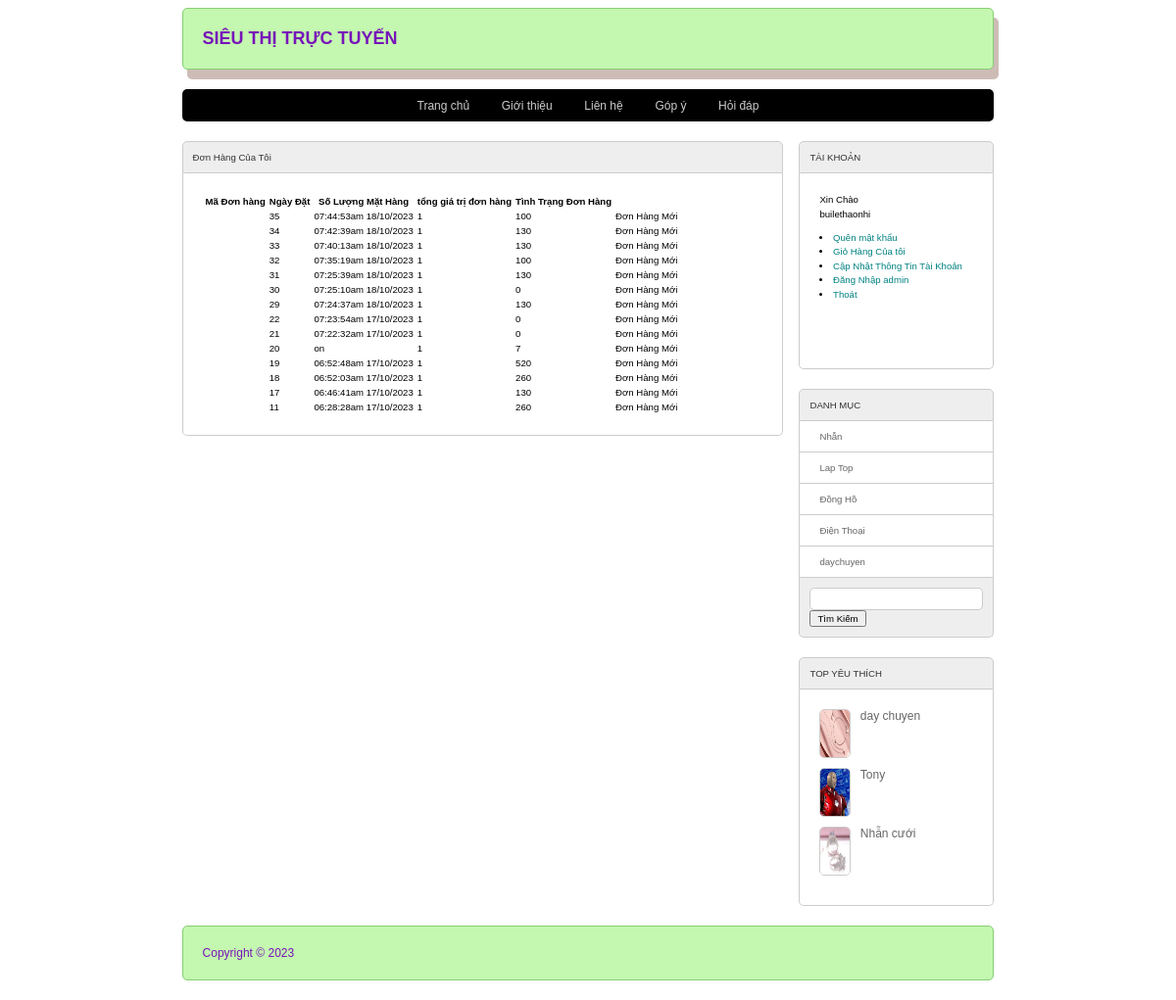
Screenshot of /index.php?act=mybill (signed in) with the database file from the repository.
### tables this page shows
CREATE TABLE `bill` (
  `id` int(10) NOT NULL,
  `iduser` int(10) DEFAULT 0,
  `bill_name` varchar(255) NOT NULL,
  `bill_addres` varchar(255) NOT NULL,
  `bill_tel` varchar(50) NOT NULL,
  `bill_email` varchar(100) NOT NULL,
  `bill_pttt` tinyint(1) NOT NULL DEFAULT 1,
  `ngaydathang` varchar(50) DEFAULT NULL,
  `total` int(10) NOT NULL DEFAULT 0,
  `bill_status` tinyint(1) DEFAULT 0,
  `receive_name` varchar(255) DEFAULT NULL,
  `receive_addres` varchar(255) DEFAULT NULL,
  `receive_tel` varchar(50) DEFAULT NULL
);

CREATE TABLE `danhmuc` (
  `id` int(11) NOT NULL,
  `name` varchar(255) NOT NULL
);

CREATE TABLE `sanpham` (
  `id` int(11) NOT NULL,
  `name` varchar(255) NOT NULL,
  `price` int(10) DEFAULT 0,
  `img` varchar(255) DEFAULT NULL,
  `mota` text DEFAULT NULL,
  `luotxem` int(11) DEFAULT 0,
  `iddm` int(11) NOT NULL
);

### admin/model/pdo.php (called while the page is built, shortened)
<?php
function pdo_get_connection(){
    $dburl = "mysql:host=localhost;dbname=xxshop;charset=utf8";
    $username = 'root';
    $password = '';
    $conn = new PDO($dburl, $username, $password);
    $conn->setAttribute(PDO::ATTR_ERRMODE, PDO::ERRMODE_EXCEPTION);
    return $conn;
}
function pdo_query($sql){
    $sql_args = array_slice(func_get_args(), 1);
    try{
        $conn = pdo_get_connection();
        $stmt = $conn->prepare($sql);
        $stmt->execute($sql_args);
        $rows = $stmt->fetchAll();
        return $rows;
    }
    catch(PDOException $e){
        throw $e;
    }
    finally{
        unset($conn);
    }
}

### admin/model/cart.php (called while the page is built, shortened)
<?php
    function loadall_cart_count($idbill){
        $sql="select * from cart where id=".$idbill;
        $bill=pdo_query($sql);
        return sizeof($bill);
    }
    function loadall_bill2(){
        $sql="select * from bill order by id desc";
        $listbinhluan=pdo_query($sql);
        return $listbinhluan;
    }
    function get_ttdh($n){
        switch ($n) {
            case '0':
                $tt = " Đơn Hàng Mới";
                break;
        }
        return $tt;
    }
?>

### admin/model/danhmuc.php (called while the page is built, shortened)
<?php
function loadall_danhmuc(){
    $sql="select * from danhmuc order by id desc";
    $listdanhmuc=pdo_query($sql);
    return $listdanhmuc;
}
?>

### admin/model/sanpham.php (called while the page is built, shortened)
<?php
function loadall_sanpham_home(){
    $sql="select * from sanpham where 1 order by id desc limit 0,9";
    $listsanpham=pdo_query($sql);
    return $listsanpham;
}
function loadall_sanpham_top10(){
    $sql="select * from sanpham where 1 order by luotxem desc limit 0,10";
    $listsanpham=pdo_query($sql);
    return $listsanpham;
}
?>

### global.php (called while the page is built)
<?php
    $img_path="upload/";
?>

### view/cart/mybill.php (the view)
<div class="row mb">
            <div class="boxtrai mr ">
                <div class="row mb">
                <div class="boxtitle">Đơn Hàng Của Tôi</div>
                    <div class="boxcontent row ">
                        <table>
                          <tr>
                            <th>Mã Đơn hàng</th>
                            <th>Ngày Đặt</th>
                            <th>Số Lượng Mặt Hàng</th>
                            <th>tổng giá trị đơn hàng</th>
                            <th>Tình Trạng Đơn Hàng</th>
                          </tr>
                          <?php
                            if(is_array($listbill)){
                                foreach($listbill as $bill){
                                    extract($bill);
                                    $ttdh=get_ttdh($bill['bill_status']);
                                    $count=loadall_cart_count($bill['id']);
                                    echo '<tr>
                                        <td></td>
                                        <td>'.$bill["id"].'</td>
                                        <td>'.$bill["ngaydathang"].'</td>
                                        <td>'.$count.'</td>
                                        <td>'.$bill["total"].'</td>
                                        <td>'.$ttdh.'</td>
                                    </tr>';
                                }
                            }
                          ?>
                        </table>
                    </div>
                </div>
            </div>
            <div class="boxphai">
            <?php  include "view/boxright.php";?>
            </div>
        </div>

### view/boxright.php (shortened to what this page needs)
<div class="row mb ">
                    <div class="boxtitle">TÀI KHOẢN</div>
                    <div class="boxcontent formtaikhoan">
                        <?php
                            if(isset($_SESSION['user'])){
                                extract($_SESSION['user']);
                                ?>
                             <div class="row mb10">
                                Xin Chào <br>
                                <?=$user?>
                            </div>
                            <div class="row mb10">
                            <li><a href="index.php?act=quenmk">Quên mật khẩu</a></li>
                            <li><a href="index.php?act=mybill">Giỏ Hàng Của tôi</a></li>
                            <li><a href="index.php?act=edit_taikhoan">Cập Nhật Thông Tin Tài Khoản</a></li>
                            <?php
                            if($role==1){
                            ?>
                            <li><a href="admin/index.php">Đăng Nhập admin</a></li>
                            <?php } ?>
                            <li><a href="index.php?act=thoat">Thoát</a></li>
                            </div>
                        <?php } ?>
                    </div>
                </div>
                <div class="row mb ">
                    <div class="boxtitle">DANH MỤC</div>
                    <div class="boxcontent2 menudoc">
                        <ul>
                          <?php
                            foreach($dsdm as $dm){
                                extract($dm);
                                $linkdm="index.php?act=sanpham&iddm=".$id;
                                echo '<li>
                                <a href="'.$linkdm.'">'.$name.'</a>
                                </li>';
                            }
                          ?>
                        </ul>
                    </div>
                    <div class="boxfooter searchbox ">
                        <form action="index.php?act=sanpham" method="post">
                            <input type="text" name="kyw">
                            <input class="formtaikhoan" type="submit" name="timkiem" value="Tìm Kiếm">
                        </form>
                    </div>
                </div>
                <div class="row">
                    <div class="boxtitle">TOP YÊU THÍCH</div>
                    <div class="boxcontent row">
                        <?php
                            foreach($dstop10 as $sp){
                                extract($sp);
                                $linksp="index.php?act=sanphamct&idsp=".$id;
                                $img=$img_path.$img;
                                echo '<div class="row mb10 top10">
                                <img src="'.$img.'" alt="">
                                <a href="'.$linksp.'">'.$name.'</a>
                            </div>';
                            }
                        ?>
                    </div>
                </div>

### css/style.css (style rules this page uses)
* { box-sizing: border-box; font-size: 0.8vw; font-family: sans-serif; }
.row { float: left; width: 100%; }
.mb { margin-bottom: 20px; }
.mb10 { margin-bottom: 10px; }
.mr { margin-right: 2%; }
.boxtrai { float: left; width: 74%; }
.boxphai { float: left; width: 24%; }
.boxtitle { color: #333; padding: 10px; background-color: #EEE; border-top-left-radius: 5px; border-top-right-radius: 5px; border: 1px #CCC solid; }
.boxcontent { border-left: 1px #CCC solid; border-right: 1px #CCC solid; border-bottom: 1px #CCC solid; border-bottom-left-radius: 5px; border-bottom-right-radius: 5px; min-height: 200px; padding: 20px; }
.boxcontent2 { border-left: 1px #CCC solid; border-right: 1px #CCC solid; background-color: #EEE; }
.boxfooter { padding: 10px; background-color: #EEE; border-bottom-left-radius: 5px; border-bottom-right-radius: 5px; border-left: 1px #CCC solid; border-right: 1px #CCC solid; border-bottom: 1px #CCC solid; }
.formtaikhoan { line-height: 150%; }
.formtaikhoan li a { color: teal; text-decoration: none; }
.menudoc ul { margin: 0; padding: 0; list-style-type: none; }
.menudoc ul li { padding: 10px 20px; background-color: white; border-bottom: 1px #CCC solid; }
.menudoc ul li a { color: #666; text-decoration: none; }
.searchbox input[type="text"] { width: 100%; padding: 5px 10px; background-color: #FFF; border: 1px #CCC solid; border-radius: 5px; }
.top10 img { width: 20%; height: 50px; float: left; margin-right: 10px; border-radius: 5px; border: 1px #CCC solid; }
.top10 a { color: #666; text-decoration: none; font-size: 1vw; }
* { box-sizing: border-box }

### rows the page displays
bill: id "35", ngaydathang "07:44:53am 18/10/2023", count "1", total "100", bill_status "Đơn Hàng Mới"
bill: id "34", ngaydathang "07:42:39am 18/10/2023", count "1", total "130", bill_status "Đơn Hàng Mới"
bill: id "33", ngaydathang "07:40:13am 18/10/2023", count "1", total "130", bill_status "Đơn Hàng Mới"
bill: id "32", ngaydathang "07:35:19am 18/10/2023", count "1", total "100", bill_status "Đơn Hàng Mới"
bill: id "31", ngaydathang "07:25:39am 18/10/2023", count "1", total "130", bill_status "Đơn Hàng Mới"
bill: id "30", ngaydathang "07:25:10am 18/10/2023", count "1", total "0", bill_status "Đơn Hàng Mới"
bill: id "29", ngaydathang "07:24:37am 18/10/2023", count "1", total "130", bill_status "Đơn Hàng Mới"
bill: id "22", ngaydathang "07:23:54am 17/10/2023", count "1", total "0", bill_status "Đơn Hàng Mới"
bill: id "21", ngaydathang "07:22:32am 17/10/2023", count "1", total "0", bill_status "Đơn Hàng Mới"
bill: id "20", ngaydathang "on", count "1", total "7", bill_status "Đơn Hàng Mới"
bill: id "19", ngaydathang "06:52:48am 17/10/2023", count "1", total "520", bill_status "Đơn Hàng Mới"
bill: id "18", ngaydathang "06:52:03am 17/10/2023", count "1", total "260", bill_status "Đơn Hàng Mới"
bill: id "17", ngaydathang "06:46:41am 17/10/2023", count "1", total "130", bill_status "Đơn Hàng Mới"
bill: id "11", ngaydathang "06:28:28am 17/10/2023", count "1", total "260", bill_status "Đơn Hàng Mới"
danhmuc: name "Nhẫn"
danhmuc: name "Lap Top"
danhmuc: name "Đồng Hồ"
danhmuc: name "Điện Thoại"
danhmuc: name "daychuyen"
sanpham: shows a picture, name "day chuyen"
sanpham: shows a picture, name "Tony"
sanpham: shows a picture, name "Nhẫn cưới"

### other values shown
$user "builethaonhi"
